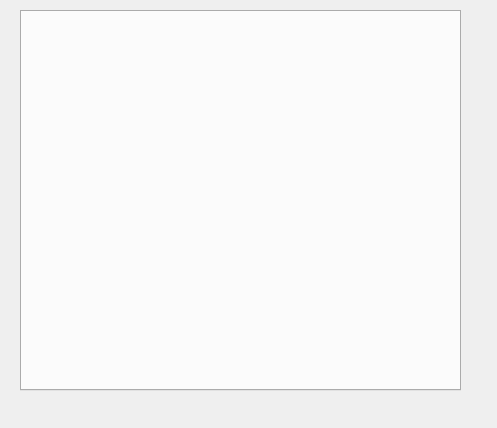
<?xml version="1.0" encoding="UTF-8"?>
<ui version="4.0">
 <class>UASTabbedInfoView</class>
 <widget class="QWidget" name="UASTabbedInfoView">
  <property name="geometry">
   <rect>
    <x>0</x>
    <y>0</y>
    <width>497</width>
    <height>428</height>
   </rect>
  </property>
  <property name="windowTitle">
   <string>Form</string>
  </property>
  <widget class="QTabWidget" name="tabWidget">
   <property name="geometry">
    <rect>
     <x>20</x>
     <y>10</y>
     <width>441</width>
     <height>381</height>
    </rect>
   </property>
   <property name="currentIndex">
    <number>-1</number>
   </property>
  </widget>
 </widget>
 <resources/>
 <connections/>
</ui>
